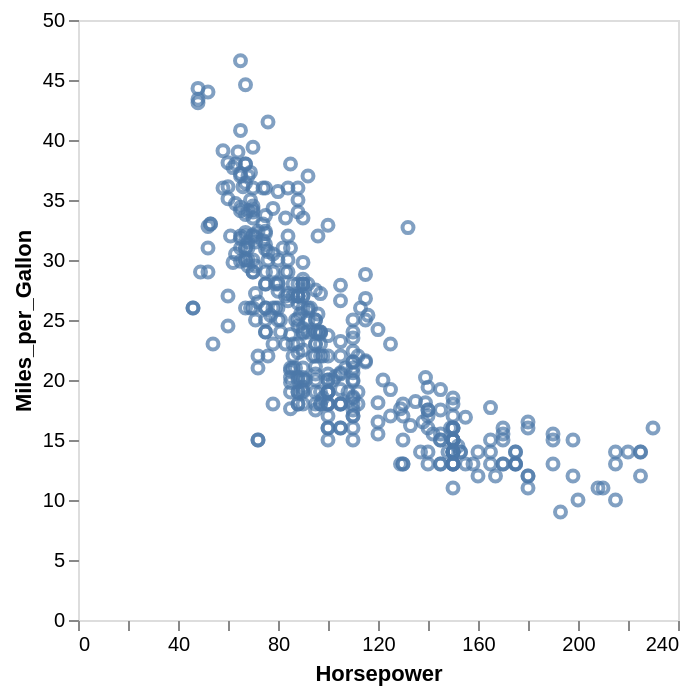

Write the Vega-Lite specification saved for this chart.
### Vega-Lite specification from a JSON file in a GitHub repository (floating-point values rounded to 4 significant figures; data arrays with more than 128 entries replaced by an {"elided": "..."} marker saying what was removed)
{"$schema": "https://vega.github.io/schema/vega-lite/v4.json", "description": "A scatterplot showing horsepower and miles per gallons for various cars.", "data": {"values": {"elided": "406 records"}}, "mark": "point", "encoding": {"x": {"field": "Horsepower", "type": "quantitative"}, "y": {"field": "Miles_per_Gallon", "type": "quantitative"}}, "config": {"axis": {"domain": false, "grid": false}}}
